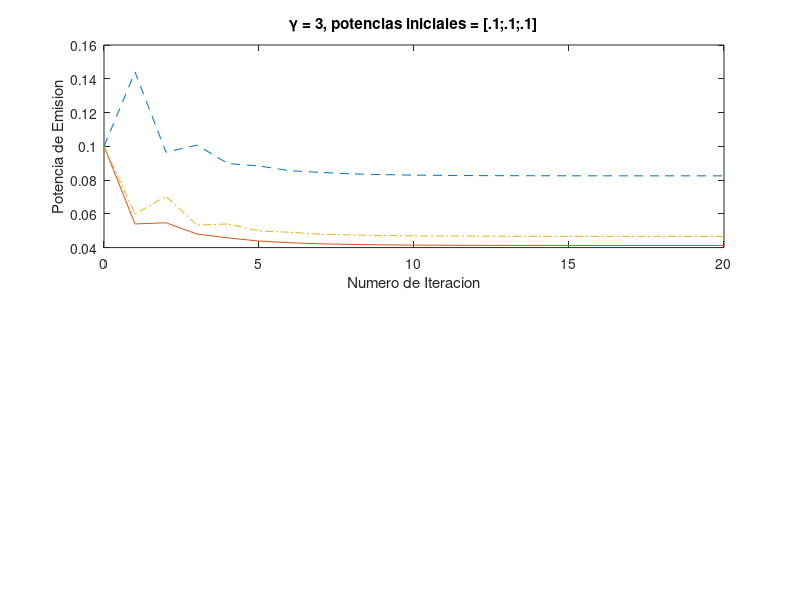

The MATLAB script that drew this image: (Note: this script raises an error after producing the figure.)
clear all; close all; 

G = [1 .2 .1; .1 2 .1; .3 .1 3] % Gain matrix 
gamma = 3; % minimum SINR 
alpha = 1.2; % safety margin 
sigma = 0.01; % Noise power (same for all receivers) 

% Form the A and b matrices 
A = zeros(3,3); 
for i = 1:3 
    for j = 1:3 
        if (i~=j) 
            A(i,j) = alpha*gamma*G(i,j)/G(i,i); 
        end 
    end 
end 

b = zeros(3,1); 
for i = 1:3 
    b(i) = alpha*gamma*sigma/G(i,i); 
end 

% Simulate 
num_iterations = 20; 
p_i = [.1;.1;.1]; % Initialized to p(0) 
S = [G(1,1)*p_i(1)/(sigma+G(1,2)*p_i(2)+G(1,3)*p_i(3)); 
    G(2,2)*p_i(2)/(sigma+G(2,1)*p_i(1)+G(2,3)*p_i(3));  
    G(3,3)*p_i(3)/(sigma+G(3,1)*p_i(1)+G(3,2)*p_i(2))]; 
    % matrix to store the SINR values versus time (initialize to the 
    % SINR for time 0) 

p = p_i; % matrix to store the powers versus time 

for i = 1:num_iterations 
    p_i = A*p_i+b; 
    p = [p p_i]; % Find the new powers and save 
    SINR_current = [G(1,1)*p_i(1)/(sigma+G(1,2)*p_i(2)+G(1,3)*p_i(3));
                    G(2,2)*p_i(2)/(sigma+G(2,1)*p_i(1)+G(2,3)*p_i(3)); 
                    G(3,3)*p_i(3)/(sigma+G(3,1)*p_i(1)+G(3,2)*p_i(2))]; 
     S = [S SINR_current]; 
 end 
 
 % Plot the results 
 figure(1); 
 temp = 0:num_iterations; 
 subplot(2,1,1); 
 plot(temp,p(1,:));

 plot(temp,p(1,:),'--', temp,p(2,:),'-',temp,p(3,:),'-.'); 
 xlabel('Numero de Iteracion'); ylabel('Potencia de Emision'); 
 title('\gamma = 3, potencias iniciales = [.1;.1;.1]'); 
 legend('Emisor 1', 'Emisor 2', 'Emisor 3',0); grid; 
 
 subplot(2,1,2); plot(temp,S(1,:),'--', temp,S(2,:),'-',temp,S(3,:),'-.'); 
 xlabel('Numero de Iteracion'); ylabel('SINR'); 
 title('\gamma = 3, potencias iniciales = [.1;.1;.1]'); 
 legend('Emisor 1', 'Emisor 2', 'Emisor 3',0); grid; 
